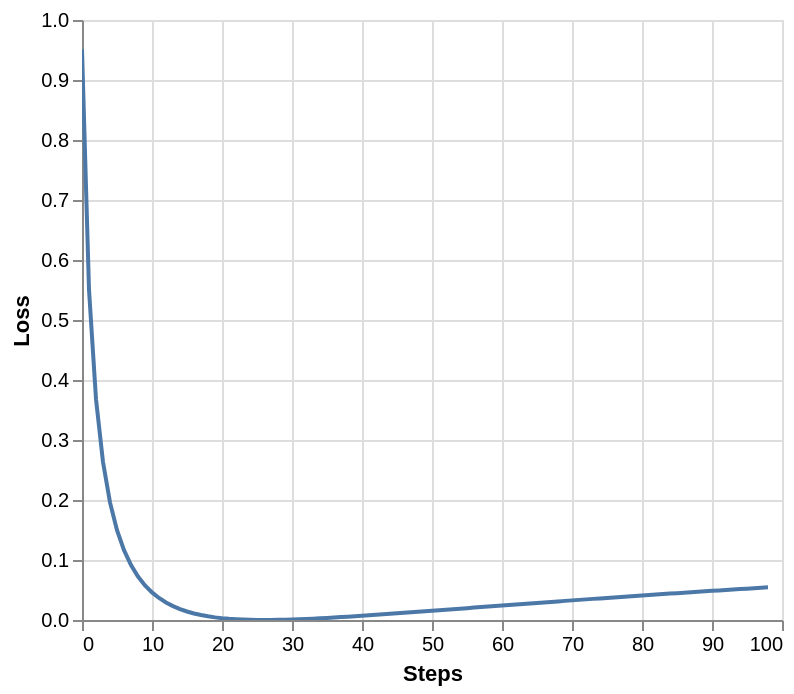

The code cell stored with this chart in its notebook:
### Markdown cell above
> Label smoothing actually starts to penalize the model if it gets
> very confident about a given choice.

### Code cell
def loss(x, crit):
    d = x + 3 * 1
    predict = torch.FloatTensor([[0, x / d, 1 / d, 1 / d, 1 / d]])
    return crit(predict.log(), torch.LongTensor([1])).data


def penalization_visualization():
    crit = LabelSmoothing(5, 0, 0.1)
    loss_data = pd.DataFrame(
        {
            "Loss": [loss(x, crit) for x in range(1, 100)],
            "Steps": list(range(99)),
        }
    ).astype("float")

    return (
        alt.Chart(loss_data)
        .mark_line()
        .properties(width=350)
        .encode(
            x="Steps",
            y="Loss",
        )
        .interactive()
    )


show_example(penalization_visualization)

### Figure 1 — Vega-Lite specification as saved in the notebook (floating-point values rounded to 4 significant figures)
{"config": {"view": {"continuousWidth": 300, "continuousHeight": 300}}, "data": {"name": "data-a82e270416dfb9381c01acd8d3bdff48"}, "mark": {"type": "line"}, "encoding": {"x": {"field": "Steps", "type": "quantitative"}, "y": {"field": "Loss", "type": "quantitative"}}, "params": [{"name": "param_5", "select": {"type": "interval", "encodings": ["x", "y"]}, "bind": "scales"}], "width": 350, "$schema": "https://vega.github.io/schema/vega-lite/v5.17.0.json", "datasets": {"data-a82e270416dfb9381c01acd8d3bdff48": [{"Loss": 0.9514, "Steps": 0.0}, {"Loss": 0.5507, "Steps": 1.0}, {"Loss": 0.3681, "Steps": 2.0}, {"Loss": 0.2633, "Steps": 3.0}, {"Loss": 0.196, "Steps": 4.0}, {"Loss": 0.1497, "Steps": 5.0}, {"Loss": 0.1163, "Steps": 6.0}, {"Loss": 0.09145, "Steps": 7.0}, {"Loss": 0.07246, "Steps": 8.0}, {"Loss": 0.05768, "Steps": 9.0}, {"Loss": 0.04601, "Steps": 10.0}, {"Loss": 0.03669, "Steps": 11.0}, {"Loss": 0.02919, "Steps": 12.0}, {"Loss": 0.02312, "Steps": 13.0}, {"Loss": 0.01818, "Steps": 14.0}, {"Loss": 0.01416, "Steps": 15.0}, {"Loss": 0.0109, "Steps": 16.0}, {"Loss": 0.008244, "Steps": 17.0}, {"Loss": 0.006103, "Steps": 18.0}, {"Loss": 0.004391, "Steps": 19.0}, {"Loss": 0.003039, "Steps": 20.0}, {"Loss": 0.001993, "Steps": 21.0}, {"Loss": 0.001208, "Steps": 22.0}, {"Loss": 0.0006442, "Steps": 23.0}, {"Loss": 0.000272, "Steps": 24.0}, {"Loss": 6.47e-05, "Steps": 25.0}, {"Loss": 0.0, "Steps": 26.0}, {"Loss": 5.894e-05, "Steps": 27.0}, {"Loss": 0.0002254, "Steps": 28.0}, {"Loss": 0.0004857, "Steps": 29.0}, {"Loss": 0.0008278, "Steps": 30.0}, {"Loss": 0.001242, "Steps": 31.0}, {"Loss": 0.001718, "Steps": 32.0}, {"Loss": 0.002249, "Steps": 33.0}, {"Loss": 0.002829, "Steps": 34.0}, {"Loss": 0.00345, "Steps": 35.0}, {"Loss": 0.004109, "Steps": 36.0}, {"Loss": 0.0048, "Steps": 37.0}, {"Loss": 0.00552, "Steps": 38.0}, {"Loss": 0.006264, "Steps": 39.0}, {"Loss": 0.007031, "Steps": 40.0}, {"Loss": 0.007816, "Steps": 41.0}, {"Loss": 0.008617, "Steps": 42.0}, {"Loss": 0.009433, "Steps": 43.0}, {"Loss": 0.01026, "Steps": 44.0}, {"Loss": 0.0111, "Steps": 45.0}, {"Loss": 0.01195, "Steps": 46.0}, {"Loss": 0.0128, "Steps": 47.0}, {"Loss": 0.01366, "Steps": 48.0}, {"Loss": 0.01453, "Steps": 49.0}, {"Loss": 0.0154, "Steps": 50.0}, {"Loss": 0.01627, "Steps": 51.0}, {"Loss": 0.01714, "Steps": 52.0}, {"Loss": 0.01802, "Steps": 53.0}, {"Loss": 0.0189, "Steps": 54.0}, {"Loss": 0.01978, "Steps": 55.0}, {"Loss": 0.02065, "Steps": 56.0}, {"Loss": 0.02153, "Steps": 57.0}, {"Loss": 0.02241, "Steps": 58.0}, {"Loss": 0.02328, "Steps": 59.0}, {"Loss": 0.02415, "Steps": 60.0}, {"Loss": 0.02502, "Steps": 61.0}, {"Loss": 0.02589, "Steps": 62.0}, {"Loss": 0.02675, "Steps": 63.0}, {"Loss": 0.02761, "Steps": 64.0}, {"Loss": 0.02847, "Steps": 65.0}, {"Loss": 0.02933, "Steps": 66.0}, {"Loss": 0.03018, "Steps": 67.0}, {"Loss": 0.03103, "Steps": 68.0}, {"Loss": 0.03187, "Steps": 69.0}, {"Loss": 0.03271, "Steps": 70.0}, {"Loss": 0.03354, "Steps": 71.0}, {"Loss": 0.03438, "Steps": 72.0}, {"Loss": 0.0352, "Steps": 73.0}, {"Loss": 0.03603, "Steps": 74.0}, {"Loss": 0.03684, "Steps": 75.0}, {"Loss": 0.03766, "Steps": 76.0}, {"Loss": 0.03847, "Steps": 77.0}, {"Loss": 0.03927, "Steps": 78.0}, {"Loss": 0.04007, "Steps": 79.0}, {"Loss": 0.04087, "Steps": 80.0}, {"Loss": 0.04166, "Steps": 81.0}, {"Loss": 0.04245, "Steps": 82.0}, {"Loss": 0.04323, "Steps": 83.0}, {"Loss": 0.04401, "Steps": 84.0}, {"Loss": 0.04478, "Steps": 85.0}, {"Loss": 0.04555, "Steps": 86.0}, {"Loss": 0.04631, "Steps": 87.0}, {"Loss": 0.04707, "Steps": 88.0}, {"Loss": 0.04783, "Steps": 89.0}, {"Loss": 0.04858, "Steps": 90.0}, {"Loss": 0.04932, "Steps": 91.0}, {"Loss": 0.05006, "Steps": 92.0}, {"Loss": 0.0508, "Steps": 93.0}, {"Loss": 0.05153, "Steps": 94.0}, {"Loss": 0.05226, "Steps": 95.0}, {"Loss": 0.05299, "Steps": 96.0}, {"Loss": 0.05371, "Steps": 97.0}, {"Loss": 0.05442, "Steps": 98.0}]}}
